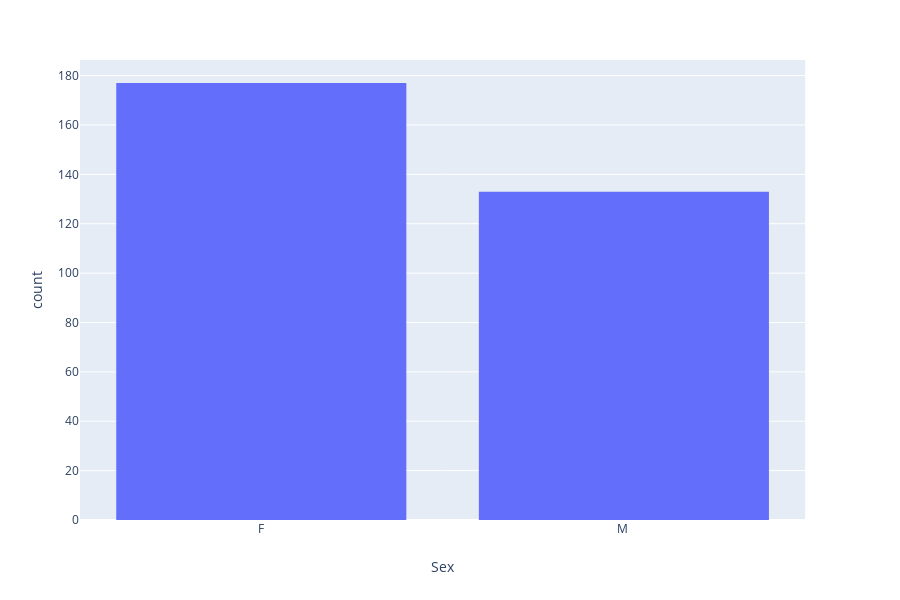

The notebook cell saved with this chart:
### Code cell
# Gender
px.histogram(df_pd, x="Sex")

### Figure 1 — Plotly figure (JSON) as saved in the notebook; plotly's stock layout.template omitted (floating-point values rounded to 4 significant figures; data arrays with more than 128 entries replaced by an {"elided": "..."} marker saying what was removed)
{"data": [{"alignmentgroup": "True", "bingroup": "x", "hoverlabel": {"namelength": 0}, "hovertemplate": "Sex=%{x}<br>count=%{y}", "legendgroup": "", "marker": {"color": "#636efa"}, "name": "", "offsetgroup": "", "orientation": "v", "showlegend": false, "type": "histogram", "x": {"elided": "310 str values"}, "xaxis": "x", "yaxis": "y"}], "layout": {"barmode": "relative", "height": 600, "legend": {"tracegroupgap": 0}, "margin": {"t": 60}, "xaxis": {"anchor": "y", "domain": [0, 0.98], "title": {"text": "Sex"}}, "yaxis": {"anchor": "x", "domain": [0, 1], "title": {"text": "count"}}}}
